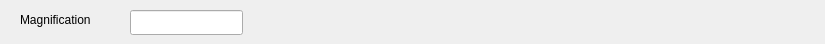
<?xml version="1.0" encoding="UTF-8"?>
<ui version="4.0">
 <class>Form</class>
 <widget class="QWidget" name="Form">
  <property name="geometry">
   <rect>
    <x>0</x>
    <y>0</y>
    <width>825</width>
    <height>44</height>
   </rect>
  </property>
  <property name="windowTitle">
   <string>Form</string>
  </property>
  <widget class="QLabel" name="label">
   <property name="geometry">
    <rect>
     <x>20</x>
     <y>10</y>
     <width>131</width>
     <height>19</height>
    </rect>
   </property>
   <property name="text">
    <string>Magnification</string>
   </property>
  </widget>
  <widget class="QLineEdit" name="magnificationEdit">
   <property name="geometry">
    <rect>
     <x>130</x>
     <y>10</y>
     <width>113</width>
     <height>25</height>
    </rect>
   </property>
  </widget>
 </widget>
 <resources/>
 <connections/>
</ui>
